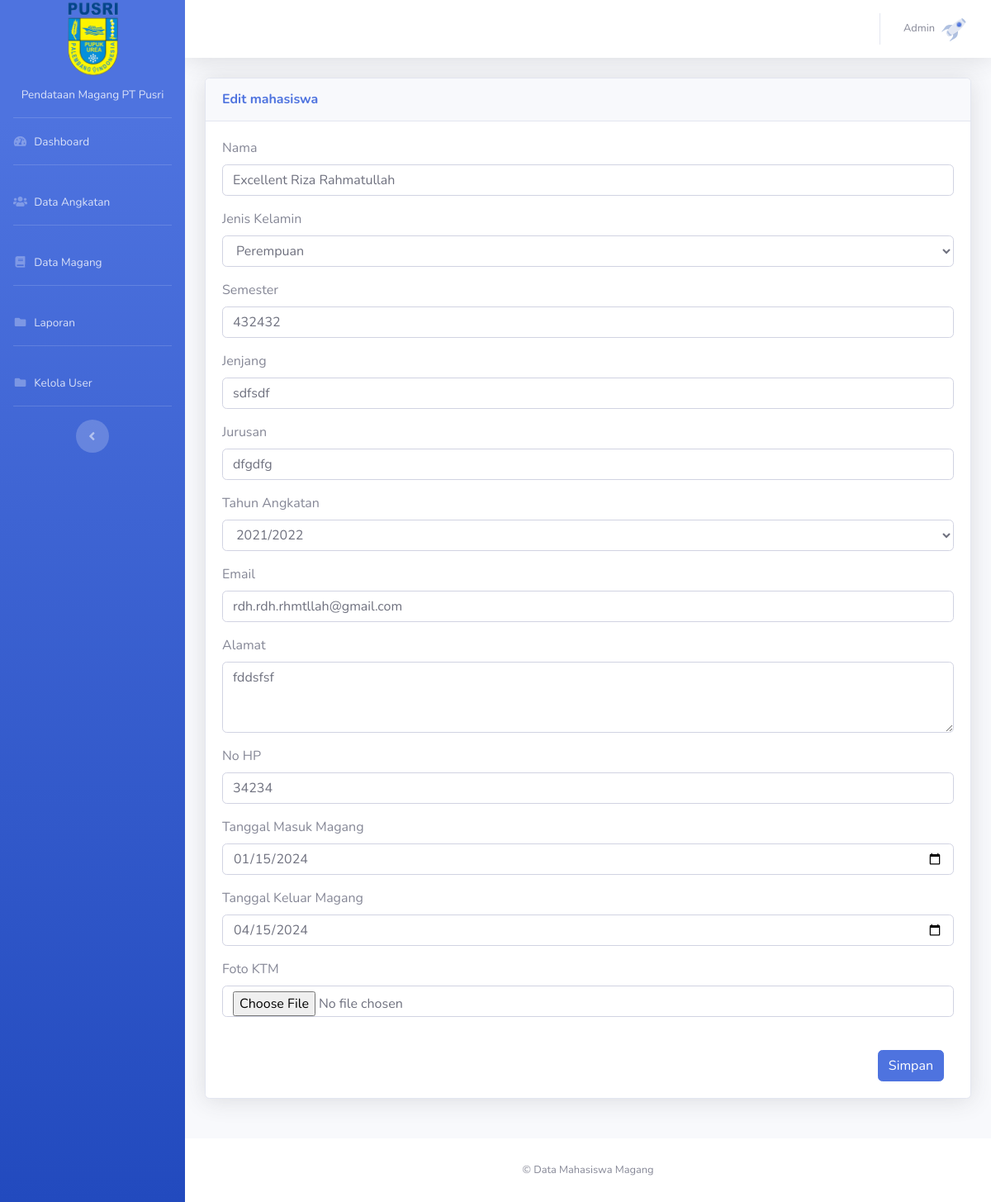
The app's page /mahasiswaubah.php?id=22 (signed in) with its own data.
### tables this page shows
CREATE TABLE IF NOT EXISTS `mahasiswa` (
  `idmahasiswa` int NOT NULL AUTO_INCREMENT,
  `idangkatan` int NOT NULL,
  `idakun` int NOT NULL,
  `nama` varchar(255) NOT NULL,
  `instansi` varchar(255) NOT NULL,
  `jenjang` varchar(255) NOT NULL,
  `jeniskelamin` varchar(10) DEFAULT NULL,
  `alamat` text,
  `nohp` varchar(15) DEFAULT NULL,
  `email` varchar(255) DEFAULT NULL,
  `jurusan` varchar(50) DEFAULT NULL,
  `semester` int DEFAULT NULL,
  `foto_ktm` text,
  `tanggalmasuk` date DEFAULT NULL,
  `tanggalkeluar` date DEFAULT NULL,
  `filelaporan` text,
  PRIMARY KEY (`idmahasiswa`),
  UNIQUE KEY `id_user` (`idakun`)
);

CREATE TABLE IF NOT EXISTS `angkatan` (
  `idangkatan` int NOT NULL AUTO_INCREMENT,
  `tahun` text NOT NULL,
  PRIMARY KEY (`idangkatan`)
);

### mahasiswaubah.php (the view, shortened to what this page needs)
<?php include 'header.php';
include 'koneksi.php'; ?>
<?php
$ambil = $koneksi->query("SELECT * FROM mahasiswa WHERE idmahasiswa='$_GET[id]'");
$data = $ambil->fetch_assoc();
?>
<div class="row">
    <div class="col-md-12 mb-4">
        <div class="card shadow mb-4">
            <div class="card-header py-3 d-flex flex-row align-items-center justify-content-between">
                <h6 class="m-0 font-weight-bold text-primary">Edit mahasiswa</h6>
            </div>
            <div class="card-body">
                <form method="post" class="form-horizontal" enctype="multipart/form-data">
                    <div class="form-group">
                        <label class="control-label">Nama</label>
                        <input type="text" name="nama" class="form-control" value="<?= $data['nama'] ?>" required>
                    </div>
                    <div class="form-group">
                        <label class="control-label">Jenis Kelamin</label>
                        <select type="text" name="jeniskelamin" class="form-control" required>
                            <option value="Perempuan" <?= $data['jeniskelamin'] == 'Perempuan' ? 'selected' : ''; ?>>Perempuan</option>
                        </select>
                    </div>
                    <div class="form-group">
                        <label class="control-label">Semester</label>
                        <input type="text" name="semester" class="form-control" value="<?= $data['semester'] ?>" required>
                    </div>
                    <div class="form-group">
                        <label class="control-label">Jenjang</label>
                        <input type="text" name="jenjang" class="form-control" value="<?= $data['jenjang'] ?>" required>
                    </div>
                    <div class="form-group">
                        <label class="control-label">Jurusan</label>
                        <input type="text" name="jurusan" class="form-control" value="<?= $data['jurusan'] ?>" required>
                    </div>
                    <div class="form-group">
                        <label class="control-label">Tahun Angkatan</label>
                        <select name="idangkatan" class="form-control" required>
                            <?php
                            $angkatan = $koneksi->query("SELECT * FROM `angkatan` order by `tahun` asc");
                            while ($row = $angkatan->fetch_assoc()) :
                            ?>
                                <option value="<?php echo $row['idangkatan'] ?>" <?= $data['idangkatan'] == $row['idangkatan'] ? 'selected' : ''; ?>><?php echo  $row['tahun'] ?></option>
                            <?php endwhile; ?>
                        </select>
                    </div>
                    <div class="form-group">
                        <label class="control-label">Email</label>
                        <input type="email" name="email" class="form-control" value="<?= $data['email'] ?>" required>
                    </div>
                    <div class="form-group">
                        <label class="control-label">Alamat</label>
                        <textarea name="alamat" id="" rows="3" class="form-control"><?= $data['alamat'] ?></textarea>
                    </div>
                    <div class="form-group">
                        <label class="control-label">No HP</label>
                        <input type="number" name="nohp" class="form-control" value="<?= $data['nohp'] ?>" required min="0">
                    </div>
                    <div class="form-group">
                        <label class="control-label">Tanggal Masuk Magang</label>
                        <input type="date" name="tanggalmasuk" class="form-control" value="<?= $data['tanggalmasuk'] ?>" required>
                    </div>
                    <div class="form-group">
                        <label class="control-label">Tanggal Keluar Magang</label>
                        <input type="date" name="tanggalkeluar" class="form-control" value="<?= $data['tanggalkeluar'] ?>" required>
                    </div>
                    <div class="form-group">
                        <label class="control-label">Foto KTM</label>
                        <input type="file" name="foto_ktm_update" class="form-control">
                    </div>
                    <div class="col-md-12">
                        <div class="form-group">
                            <br>
                            <button class="btn btn-primary float-right" name="simpan">Simpan</button>
                        </div>
                    </div>
                </form>
            </div>
        </div>
    </div>
</div>
<?php include 'footer.php'; ?>

### records on screen
mahasiswa: nama "Excellent Riza Rahmatullah", jeniskelamin "Perempuan", semester "432432", jenjang "sdfsdf", jurusan "dfgdfg", idangkatan "2021/2022", email "rdh.rdh.rhmtllah@gmail.com", alamat "fddsfsf", nohp "34234", tanggalmasuk "01/15/2024", tanggalkeluar "04/15/2024"

### other values on screen
$_SESSION['admin']['nama'] "Admin"
